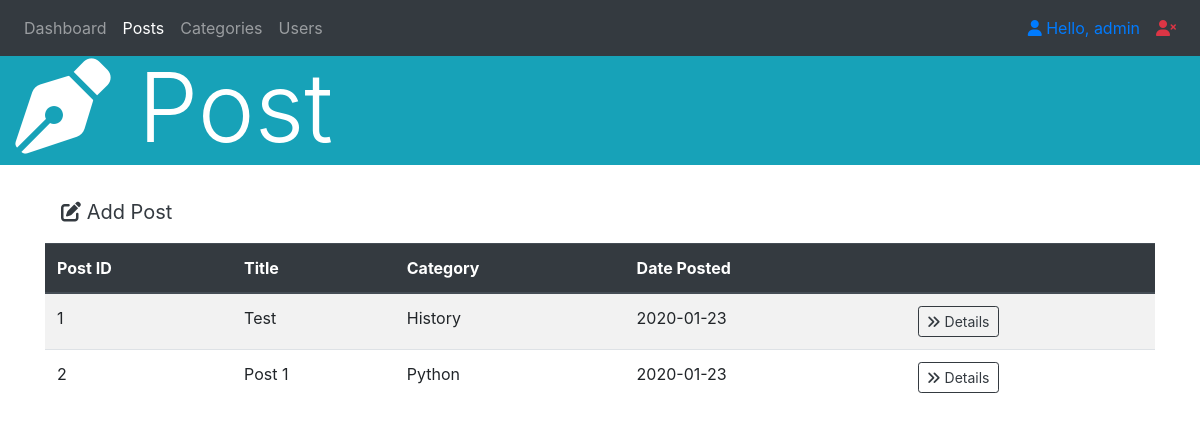
Screenshot of /postsPage.php (signed in) with the database file from the repository.
### tables this page shows
CREATE TABLE `posts` (
  `post_id` int(11) NOT NULL,
  `post_title` varchar(45) NOT NULL,
  `date_posted` date NOT NULL,
  `category_id` int(11) NOT NULL,
  `post_message` text NOT NULL,
  `user_id` int(11) NOT NULL
);

CREATE TABLE `categories` (
  `category_id` int(11) NOT NULL,
  `category_name` varchar(45) NOT NULL
);

### functions/postFunctions.php (the view, shortened to what this page needs)
<?php
    function displayUserPosts(){
        $conn = db_connect();
        $user_id = $_SESSION['login_id'];
        $sql = "SELECT * FROM posts INNER JOIN categories ON categories.category_id = posts.category_id WHERE user_id = '$user_id'";
        $result = $conn->query($sql);
        if($result->num_rows > 0){
            while($row = $result->fetch_assoc()){
                echo "
                    <tr>
                        <td>".$row['post_id']."</td>
                        <td>".$row['post_title']."</td>
                        <td>".$row['category_name']."</td>
                        <td>".$row['date_posted']."</td>
                        <td>
                            <a href='postDetails.php?post_id=".$row['post_id']."' class='btn btn-sm btn-outline-dark'><i class='fas fa-angle-double-right'></i> Details</a>
                        </td>
                    </tr>
                ";
            }
        }
    }
?>

### rows the page displays
posts: post_id "1", post_title "Test", category.category_name "History", date_posted "2020-01-23"
posts: post_id "2", post_title "Post 1", category.category_name "Python", date_posted "2020-01-23"

### other values shown
$_SESSION['first_name'] "admin"
